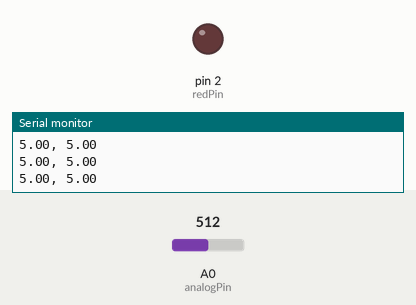
Recording of a sketch running on a simulated Arduino Uno, built with avr-gcc and run on an emulated ATmega328P. Parts: output pins drawn as LEDs (lit = HIGH), the last lines printed to the serial monitor. Dashed ring = blinking. The inputs (shaded band) are chosen by the test bench; at power-on: A0 (analogPin) = 512.

Above: at 1.2 s.
1.3 s: A0 (analogPin) set to 716
At 1.73 s:
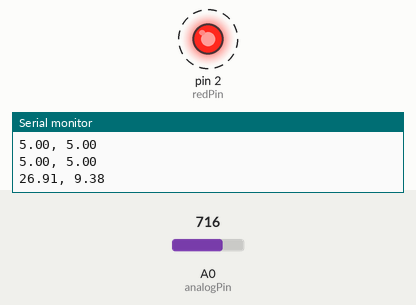
4.3 s: A0 (analogPin) set to 541
7.3 s: A0 (analogPin) set to 515
8.8 s: A0 (analogPin) set to 495
At 10.1 s:
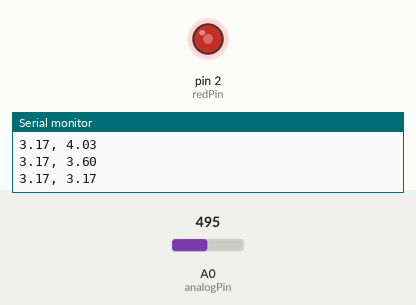
Timing chart, 0 to 11.4 s (numbered marks = the images above; inputs shaded):
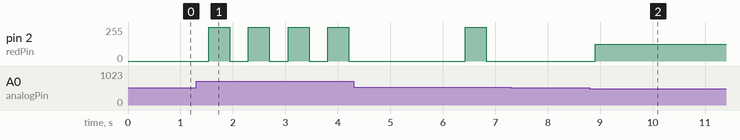

Measured:
- the behaviour switches between 503 and 502 on A0 (analogPin) (found by bisection; images 1 and 2)
- after the input at 1.3 s, pin 2 (redPin): alternates 255/255 for 0.40 s and 0/255 for 0.36 s, starting after 0.24 s
- after the input at 8.8 s, pin 2 (redPin): 0/255 → 124/255 after 0.11 s

The sketch:

cricket.ino
```cpp
/* cricket
 *
 *  CSE 132 - Assignment 3
 *
 *  Fill this out so we know whose assignment this is.
 *
 *  Name: Elan Miller
 *  WUSTL Key: elanbmiller
 *
 *  and if two are partnered together
 *
 *  Name:Nikki Wines
 *  WUSTL Key:catherinewines
 */
#define redPin 2
#define analogPin 0
#define FILTER_COUNTS 5
#define BLINK_DURATION 200

float temperatures[FILTER_COUNTS];
int count = 0;
float avg = 0;

int val = 0;

float msPerChirp = 0;
//float chirpEnd = 0;

bool on = false;    //keep track of whether LED is on

long int end = 250;//used to print vals 4 times a second

void setup() {
  Serial.begin(9600);
  pinMode(analogPin, INPUT);
  pinMode(redPin, OUTPUT);
  analogReference(INTERNAL);
}


  int Firstval = analogRead(analogPin);
  float Firsttemp = ((1.1 * Firstval * 100.0) / 1024) - 50;
  float FirstmsPerChirp = (1.0 / (( (7.0*Firsttemp)/60.0 - 0.5))) * 1000.0;
  float chirpEnd = FirstmsPerChirp;


void loop() {


  /*
  digitalWrite(redPin, HIGH);
  delay(1000);
  digitalWrite(redPin, LOW);
  delay(1000);
*/
  val = analogRead(analogPin);
  float temp = ((1.1 * val * 100.0) / 1024) - 50;
  msPerChirp = (1.0 / (( (7.0*temp)/60.0 - 0.5))) * 1000.0;

  if(millis() > chirpEnd){


    int waitTimeOne = msPerChirp - BLINK_DURATION;
    int waitTimeTwo = BLINK_DURATION;
    if(on == false){
      if((millis() - chirpEnd) >= waitTimeOne){
        digitalWrite(redPin, HIGH);
        chirpEnd += msPerChirp; //increase chirpEnd by msPerChirp
        on = true;
      }
    }
    else{
      if((millis() - chirpEnd) >= waitTimeTwo){
      digitalWrite(redPin, LOW);
      chirpEnd += msPerChirp; //increase chirpEnd by msPerChirp
      on = false;
      }
    }
  }

  //code for average temp values
  if(millis() > end){
    end += 250;

  float sum = 0;

    if(count < 5){
      temperatures[count % FILTER_COUNTS] = temp;
      count++;
      for(int i = 0; i < count; ++i){
        sum += temperatures[i];
      }
      avg = sum/count;
    }
    else{
      temperatures[count % FILTER_COUNTS] = temp;
      count++;
      for(int i = 0; i < FILTER_COUNTS; ++i){
        sum += temperatures[i];
      }
      avg = sum/5;
    }

    Serial.print(temp);Serial.print(", ");Serial.println(avg);
    //Serial.write((int)temp);
    //Serial.println("Normal temp");Serial.println(temp);
}

}
```
